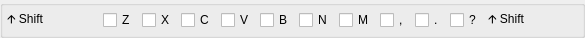
                         <widget class="QGroupBox" name="groupBox_13">
                          <property name="maximumSize">
                           <size>
                            <width>16777215</width>
                            <height>38</height>
                           </size>
                          </property>
                          <property name="title">
                           <string/>
                          </property>
                          <layout class="QHBoxLayout" name="horizontalLayout_9">
                           <property name="leftMargin">
                            <number>4</number>
                           </property>
                           <property name="topMargin">
                            <number>0</number>
                           </property>
                           <property name="rightMargin">
                            <number>4</number>
                           </property>
                           <property name="bottomMargin">
                            <number>0</number>
                           </property>
                           <item>
                            <widget class="QLabel" name="label_12">
                             <property name="minimumSize">
                              <size>
                               <width>90</width>
                               <height>0</height>
                              </size>
                             </property>
                             <property name="styleSheet">
                              <string notr="true"/>
                             </property>
                             <property name="text">
                              <string>🡩 Shift</string>
                             </property>
                            </widget>
                           </item>
                           <item>
                            <widget class="QCheckBox" name="checkBox_38">
                             <property name="text">
                              <string>Z</string>
                             </property>
                            </widget>
                           </item>
                           <item>
                            <widget class="QCheckBox" name="checkBox_39">
                             <property name="text">
                              <string>X</string>
                             </property>
                            </widget>
                           </item>
                           <item>
                            <widget class="QCheckBox" name="checkBox_40">
                             <property name="text">
                              <string>C</string>
                             </property>
                            </widget>
                           </item>
                           <item>
                            <widget class="QCheckBox" name="checkBox_41">
                             <property name="text">
                              <string>V</string>
                             </property>
                            </widget>
                           </item>
                           <item>
                            <widget class="QCheckBox" name="checkBox_42">
                             <property name="text">
                              <string>B</string>
                             </property>
                            </widget>
                           </item>
                           <item>
                            <widget class="QCheckBox" name="checkBox_43">
                             <property name="text">
                              <string>N</string>
                             </property>
                            </widget>
                           </item>
                           <item>
                            <widget class="QCheckBox" name="checkBox_44">
                             <property name="text">
                              <string>M</string>
                             </property>
                            </widget>
                           </item>
                           <item>
                            <widget class="QCheckBox" name="checkBox_45">
                             <property name="text">
                              <string>,</string>
                             </property>
                            </widget>
                           </item>
                           <item>
                            <widget class="QCheckBox" name="checkBox_46">
                             <property name="text">
                              <string>.</string>
                             </property>
                            </widget>
                           </item>
                           <item>
                            <widget class="QCheckBox" name="checkBox_47">
                             <property name="text">
                              <string>?</string>
                             </property>
                            </widget>
                           </item>
                           <item>
                            <widget class="QLabel" name="label_13">
                             <property name="minimumSize">
                              <size>
                               <width>90</width>
                               <height>0</height>
                              </size>
                             </property>
                             <property name="styleSheet">
                              <string notr="true"/>
                             </property>
                             <property name="text">
                              <string>🡩 Shift</string>
                             </property>
                            </widget>
                           </item>
                          </layout>
                         </widget>
